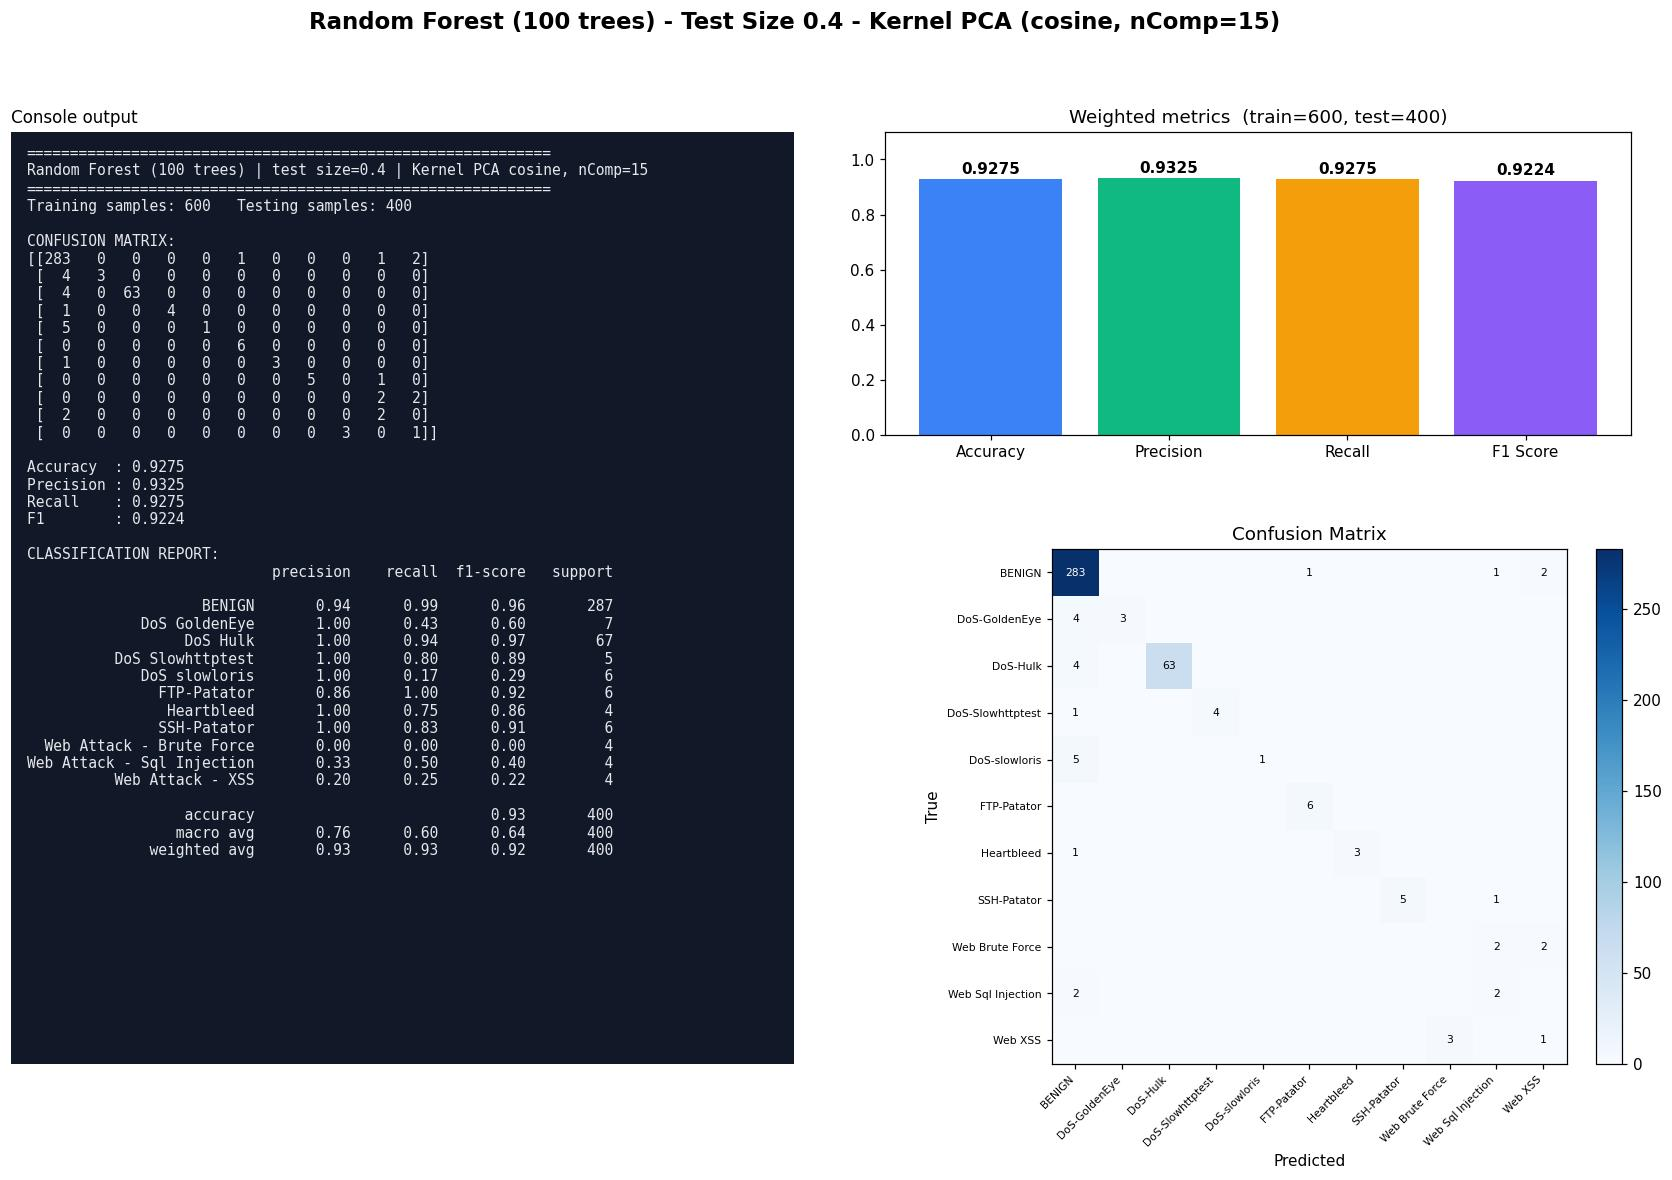

The Python source for this figure:
#!/usr/bin/env python3
"""Random Forest (100 trees) | Test size 0.4 | Kernel PCA kernel=cosine, n_components=15
CIC-IDS2017 (Tue+Wed+Thu-morning) 1000-row stratified sample.
Run in any IDE (Spyder / VS Code / PyCharm / Jupyter): open the file and press Run, no arguments needed.
Saves next to this file: 'Test0.4_nComp15_RF.jpg' - one image with the console output (confusion matrix, metrics, classification report) plus charts."""
import json, os
import numpy as np
import matplotlib.pyplot as plt
from sklearn.decomposition import KernelPCA
from sklearn.ensemble import RandomForestClassifier
from sklearn.metrics import (accuracy_score, classification_report, confusion_matrix,
                             f1_score, precision_score, recall_score)
from sklearn.model_selection import train_test_split
from sklearn.preprocessing import StandardScaler

TEST_SIZE, KERNEL, N_COMP, ALG, ALG_NAME = 0.4, "cosine", 15, "RF", "Random Forest (100 trees)"
try:
    HERE = os.path.dirname(os.path.abspath(__file__))
except NameError:                      # Jupyter / interactive console
    HERE = os.getcwd()
def _find_root():                      # folder that contains data/sample.npz (works from any working directory)
    for p in (HERE, os.path.join(HERE, ".."), os.path.join(HERE, "..", ".."), os.getcwd()):
        if os.path.exists(os.path.join(p, "data", "sample.npz")):
            return os.path.abspath(p)
    raise FileNotFoundError("data/sample.npz not found - run prepare_data.py or keep the repo folder structure")
ROOT = _find_root()
tag = f"Test{TEST_SIZE}_nComp{N_COMP}_{ALG}"

# 1. LOAD cached, cleaned sample (see prepare_data.py)
d = np.load(os.path.join(ROOT, "data", "sample.npz"), allow_pickle=True)
X, y, class_names = d["X"], d["y"], [str(c).replace("�", "-") for c in d["classes"]]

# 2. SPLIT
X_train, X_test, y_train, y_test = train_test_split(
    X, y, test_size=TEST_SIZE, random_state=42, stratify=y)

# 3. SCALE (fit on train only)
scaler = StandardScaler()
X_train = scaler.fit_transform(X_train); X_test = scaler.transform(X_test)

# 4. DIMENSIONALITY REDUCTION: Kernel PCA (fit on train only; gamma = sklearn default 1/n_features)
kpca = KernelPCA(n_components=N_COMP, kernel=KERNEL, random_state=0)
X_train = kpca.fit_transform(X_train); X_test = kpca.transform(X_test)

# 5. CLASSIFIER
classifier = RandomForestClassifier(n_estimators=100, random_state=0, n_jobs=1)
classifier.fit(X_train, y_train)
y_pred = classifier.predict(X_test)

# 6. METRICS
labels = np.arange(len(class_names))
cm = confusion_matrix(y_test, y_pred, labels=labels)
res = dict(test_size=TEST_SIZE, kernel=KERNEL, n_components=N_COMP, algorithm=ALG, model=ALG_NAME,
           n_train=int(len(y_train)), n_test=int(len(y_test)),
           accuracy=accuracy_score(y_test, y_pred),
           precision=precision_score(y_test, y_pred, average="weighted", zero_division=0),
           recall=recall_score(y_test, y_pred, average="weighted", zero_division=0),
           f1=f1_score(y_test, y_pred, average="weighted", zero_division=0))
report = classification_report(y_test, y_pred, labels=labels, target_names=class_names, zero_division=0)
lines = ["=" * 60, f"{ALG_NAME} | test size={TEST_SIZE} | Kernel PCA {KERNEL}, nComp={N_COMP}", "=" * 60,
         f"Training samples: {len(y_train)}   Testing samples: {len(y_test)}", "", "CONFUSION MATRIX:", np.array2string(cm), ""]
for k in ("accuracy", "precision", "recall", "f1"): lines.append(f"{k.capitalize():10s}: {res[k]:.4f}")
lines += ["", "CLASSIFICATION REPORT:", report]
console_output = "\n".join(lines); print(console_output)

# 7. VISUAL OUTPUT: console output + charts in ONE image (real results only)
short = [c.replace("Web Attack - ", "Web ").replace("DoS ", "DoS-") for c in class_names]
fig = plt.figure(figsize=(19, 11), dpi=110)
gs = fig.add_gridspec(2, 2, width_ratios=[1.05, 1], height_ratios=[1, 1.7], hspace=0.28, wspace=0.12)
fig.suptitle(f"{ALG_NAME} - Test Size {TEST_SIZE} - Kernel PCA ({KERNEL}, nComp={N_COMP})", fontsize=15, fontweight="bold")
axt = fig.add_subplot(gs[:, 0]); axt.set_facecolor("#111827"); axt.set_xticks([]); axt.set_yticks([])
for sp in axt.spines.values(): sp.set_visible(False)
axt.text(0.02, 0.985, console_output, family="monospace", fontsize=9.6, color="#e5e7eb", va="top", ha="left", transform=axt.transAxes)
axt.set_title("Console output", loc="left", fontsize=11)
ax0 = fig.add_subplot(gs[0, 1]); ax1 = fig.add_subplot(gs[1, 1])
names = ["Accuracy", "Precision", "Recall", "F1 Score"]; vals = [res["accuracy"], res["precision"], res["recall"], res["f1"]]
bars = ax0.bar(names, vals, color=["#3b82f6", "#10b981", "#f59e0b", "#8b5cf6"])
ax0.set_ylim(0, 1.1); ax0.set_title(f"Weighted metrics  (train={res['n_train']}, test={res['n_test']})")
for b in bars: ax0.text(b.get_x() + b.get_width() / 2, b.get_height() + .02, f"{b.get_height():.4f}", ha="center", fontweight="bold")
im = ax1.imshow(cm, cmap="Blues"); fig.colorbar(im, ax=ax1, fraction=.046, pad=.04)
ax1.set_xticks(labels); ax1.set_yticks(labels); ax1.set_xticklabels(short, rotation=45, ha="right", fontsize=7); ax1.set_yticklabels(short, fontsize=7)
ax1.set_xlabel("Predicted"); ax1.set_ylabel("True"); ax1.set_title("Confusion Matrix")
for a in labels:
    for b_ in labels:
        if cm[a, b_]: ax1.text(b_, a, cm[a, b_], ha="center", va="center", fontsize=7, color="white" if cm[a, b_] > cm.max() / 2 else "black")
plt.savefig(os.path.join(HERE, tag + ".jpg"), format="jpg", bbox_inches="tight")
if os.environ.get("ACN_NO_SHOW") != "1": plt.show()   # IDEs display the image; run_all.py disables this
plt.close()

os.makedirs(os.path.join(ROOT, "results", "json"), exist_ok=True)
with open(os.path.join(ROOT, "results", "json", tag + ".json"), "w") as f: json.dump(res, f)
